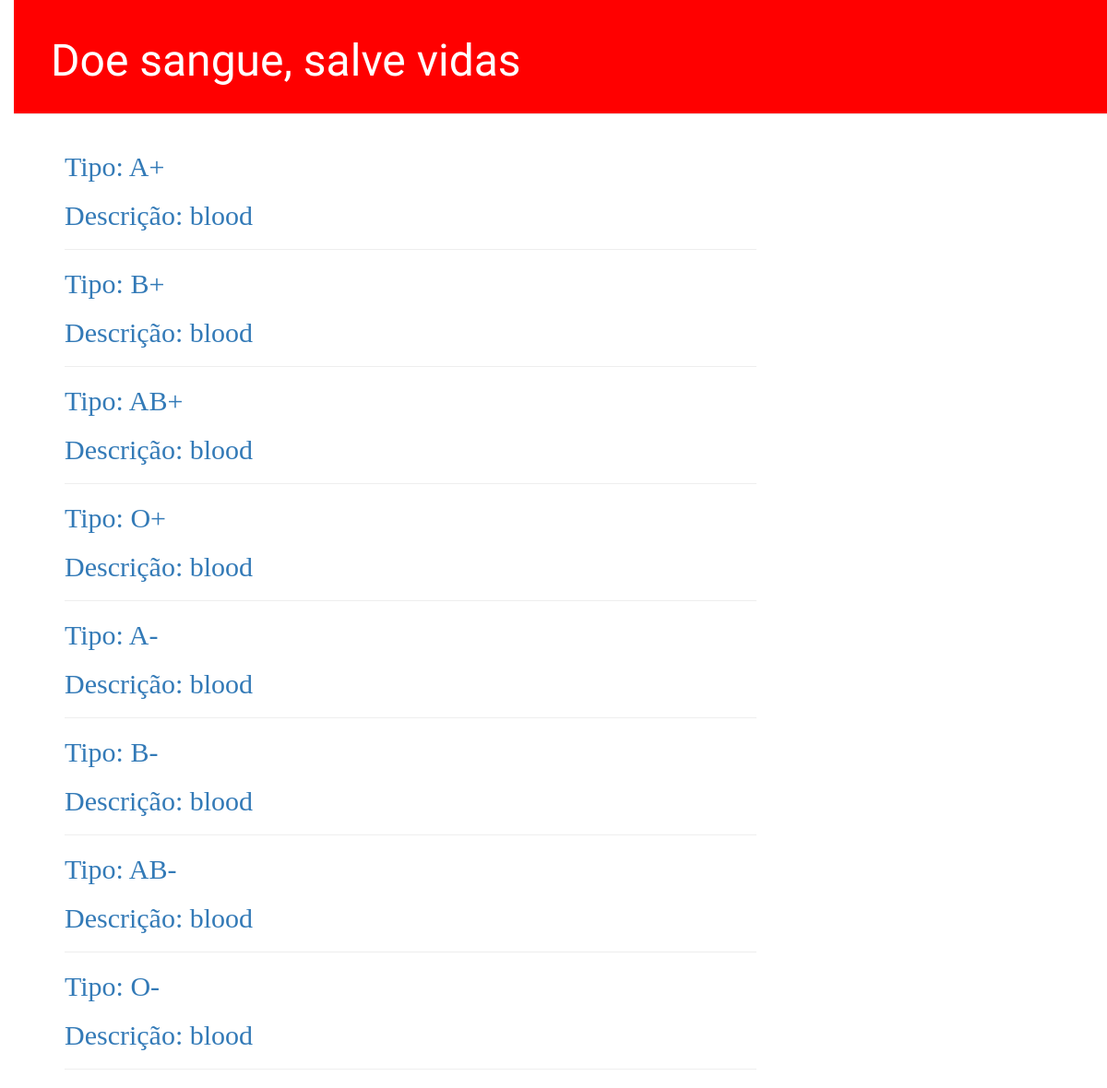
Page /resources/ on the committed database.
### blood/models.py (models this page shows, shortened)
class Resource(models.Model):
    type = models.CharField(max_length=200)
    description = models.CharField(max_length=200)
    supply = models.IntegerField(default=300000)

### blood/views.py (the view)
# urls.py: path('resources/', views.resource_list, name='resource_list'),
def resource_list(request):
    resources = Resource.objects.order_by('description')
    return render(request, 'blood/resource_list.html', {'resources':resources})

### blood/templates/blood/resource_list.html
{% extends 'blood/base.html' %}
{% block content %}
    {% for resource in resources %}
        <div class="resource"><a href="{% url 'resource_detail' pk=resource.pk %}">
            <h2>Tipo: {{ resource.type }}</h2>
            <h2>Descrição: {{ resource.description }}</h2>
        </a></div>
        <hr>
    {% endfor %}
{% endblock %}

### blood/static/css/blood.css (style rules this page uses)
body { padding-left: 15px; }
h1, h2, h3, h4 { font-family: 'Lobster', cursive; }

### rows in the picture
Resource: type "A+", description "blood"
Resource: type "B+", description "blood"
Resource: type "AB+", description "blood"
Resource: type "O+", description "blood"
Resource: type "A-", description "blood"
Resource: type "B-", description "blood"
Resource: type "AB-", description "blood"
Resource: type "O-", description "blood"
